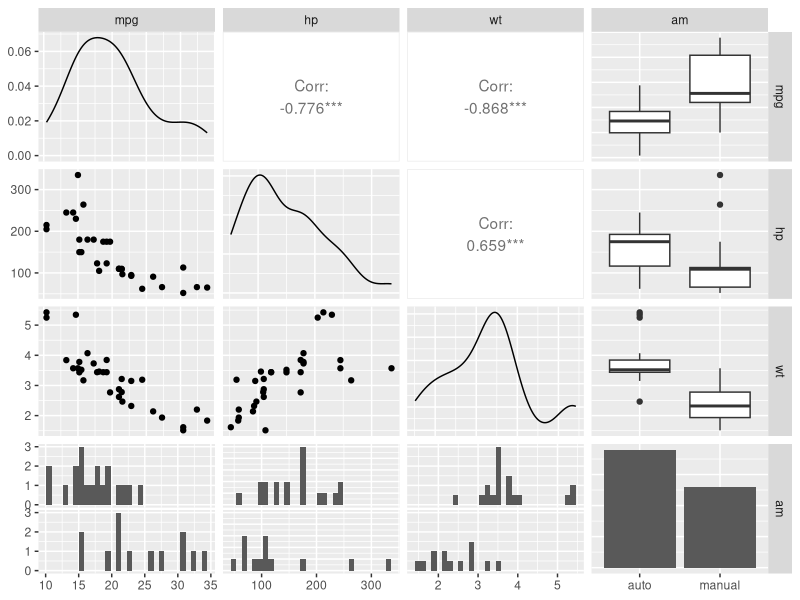

Recreate this plot in R.
## ---- chunk 1
library(knitr)
opts_chunk$set(fig.width=5.5, fig.height=5.5)
## ---- chunk 2
library(GGally)
data(mtcars)
mtcars2 <- mtcars
mtcars2$am <- as.factor(mtcars2$am)
levels(mtcars2$am) <- c("auto","manual")
ggpairs(mtcars2[,c(1,4,6,9)])
## ---- chunk 3
modelFit <- lm(mpg ~ hp + wt + am, data=mtcars2)
summary(modelFit)
